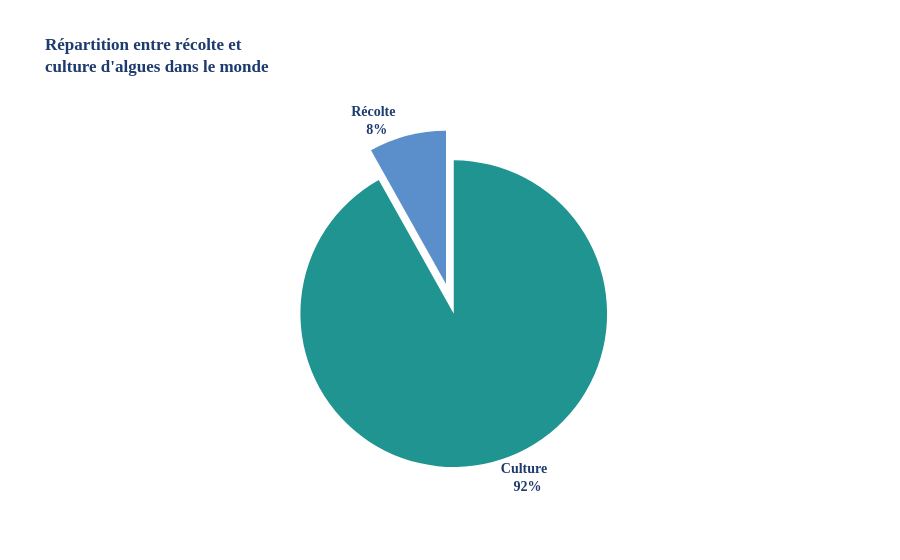
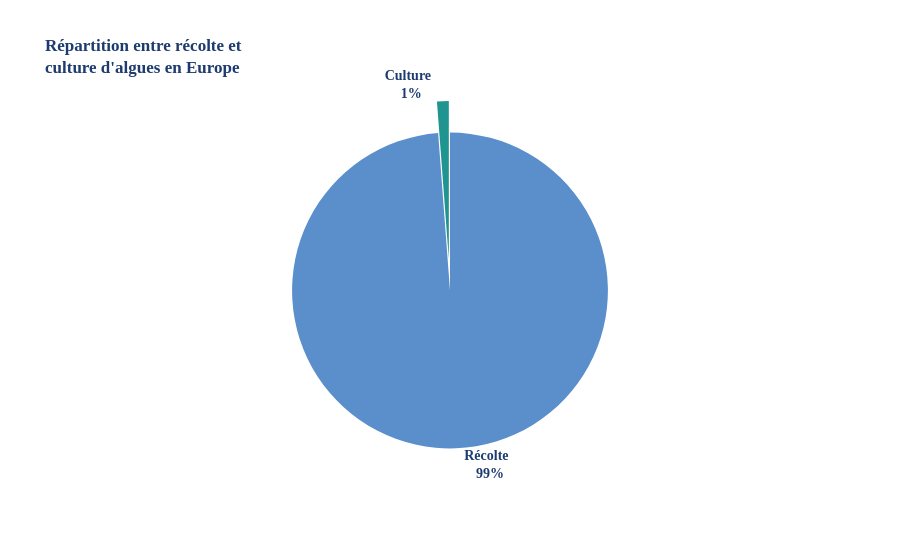

Notebook code for these charts, in order:
### Code cell
colors= ['#209490','#5B8FCB' ]
df_prod_alguae_country_fig_3_europe = df_prod_alguae_country_fig_3[df_prod_alguae_country_fig_3["Continent"] == "Europe"]
data_go = df_prod_alguae_country_fig_3[["source_production", "Production"]].groupby("source_production").sum().reset_index()

fig_3 = go.Figure(data=[go.Pie(labels=data_go["source_production"],
                             values=data_go["Production"],
                               pull=[0.2,0],
                               texttemplate = "%{label} <br> %{percent:.0%}",
                               )])
fig_3.update_traces(hoverinfo='skip',textfont_size=14,
                  marker=dict(colors=colors), textposition='outside')
fig_3.update_layout(
    showlegend=False,
    title_text="Répartition entre récolte et<br>culture d'algues dans le monde",
    font_family="Parkinsans",
    title_font_weight=800,
    font_weight=600,
    font_color="#1D3B6E",
)

data_go_bis = df_prod_alguae_country_fig_3_europe[["source_production", "Production"]].groupby("source_production").sum().reset_index()

fig_3_bis = go.Figure(data=[go.Pie(labels=data_go_bis["source_production"],
                             values=data_go_bis["Production"],
                                   pull=[0.2, 0],
                                    texttemplate = "%{label} <br> %{percent:.0%}"
                               )])
fig_3_bis.update_traces(hoverinfo='skip', textfont_size=14,
                  marker=dict(colors=colors), textposition='outside')
fig_3_bis.update_layout(
    font_family="Parkinsans",
    title_font_weight=800,
    font_weight=600,
    font_color="#1D3B6E",
    showlegend=False,
    title_text="Répartition entre récolte et<br>culture d'algues en Europe"
)
display(fig_3,fig_3_bis)
# fig_3
# fig_3 = go.Figure(data=[go.Pie(labels=["Hello", "Bonjour", "Salut"],
#                              values=[1,2,4],pull=[0.2,0]
#                                )])
# fig_3.update_traces(hoverinfo='skip', textinfo='label+percent', textfont_size=14,
#                   marker=dict(colors=colors), textposition='outside')

### Figure 1 — Plotly figure (JSON) as saved in the notebook; plotly's stock layout.template omitted (floating-point values rounded to 4 significant figures)
{"data": [{"hoverinfo": "skip", "labels": ["Culture", "Récolte"], "marker": {"colors": ["#209490", "#5B8FCB"]}, "pull": [0.2, 0], "textfont": {"size": 14}, "textposition": "outside", "texttemplate": "%{label} <br> %{percent:.0%}", "type": "pie", "values": [751400000.0, 66530000.0]}], "layout": {"font": {"color": "#1D3B6E", "family": "Parkinsans", "weight": 600}, "showlegend": false, "title": {"font": {"weight": 800}, "text": "Répartition entre récolte et<br>culture d'algues dans le monde"}}}

### Figure 2 — Plotly figure (JSON) as saved in the notebook; plotly's stock layout.template omitted (floating-point values rounded to 4 significant figures)
{"data": [{"hoverinfo": "skip", "labels": ["Culture", "Récolte"], "marker": {"colors": ["#209490", "#5B8FCB"]}, "pull": [0.2, 0], "textfont": {"size": 14}, "textposition": "outside", "texttemplate": "%{label} <br> %{percent:.0%}", "type": "pie", "values": [252200.0, 20810000.0]}], "layout": {"font": {"color": "#1D3B6E", "family": "Parkinsans", "weight": 600}, "showlegend": false, "title": {"font": {"weight": 800}, "text": "Répartition entre récolte et<br>culture d'algues en Europe"}}}
